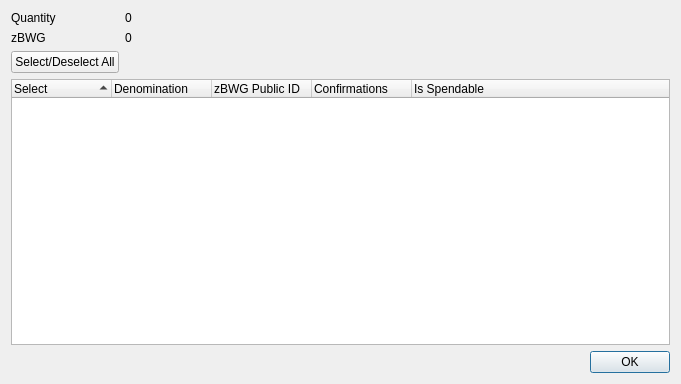
<?xml version="1.0" encoding="UTF-8"?>
<ui version="4.0">
 <class>ZBlockwageControlDialog</class>
 <widget class="QDialog" name="ZBlockwageControlDialog">
  <property name="geometry">
   <rect>
    <x>0</x>
    <y>0</y>
    <width>681</width>
    <height>384</height>
   </rect>
  </property>
  <property name="minimumSize">
   <size>
    <width>681</width>
    <height>384</height>
   </size>
  </property>
  <property name="windowTitle">
   <string>Select zBWG to Spend</string>
  </property>
  <layout class="QGridLayout" name="gridLayout">
   <item row="0" column="0">
    <layout class="QFormLayout" name="formLayout">
     <property name="sizeConstraint">
      <enum>QLayout::SetDefaultConstraint</enum>
     </property>
     <item row="0" column="0">
      <widget class="QLabel" name="labelQuantity">
       <property name="text">
        <string>Quantity</string>
       </property>
      </widget>
     </item>
     <item row="0" column="1">
      <widget class="QLabel" name="labelQuantity_int">
       <property name="text">
        <string>0</string>
       </property>
      </widget>
     </item>
     <item row="1" column="0">
      <widget class="QLabel" name="labelZBlockwage">
       <property name="text">
        <string>zBWG</string>
       </property>
      </widget>
     </item>
     <item row="1" column="1">
      <widget class="QLabel" name="labelZBlockwage_int">
       <property name="text">
        <string>0</string>
       </property>
      </widget>
     </item>
     <item row="2" column="0">
      <widget class="QPushButton" name="pushButtonAll">
       <property name="text">
        <string>Select/Deselect All</string>
       </property>
      </widget>
     </item>
    </layout>
   </item>
   <item row="1" column="0">
    <layout class="QVBoxLayout" name="verticalLayout">
     <item>
      <widget class="QTreeWidget" name="treeWidget">
       <property name="minimumSize">
        <size>
         <width>0</width>
         <height>250</height>
        </size>
       </property>
       <property name="alternatingRowColors">
        <bool>true</bool>
       </property>
       <property name="sortingEnabled">
        <bool>true</bool>
       </property>
       <property name="columnCount">
        <number>5</number>
       </property>
       <attribute name="headerDefaultSectionSize">
        <number>100</number>
       </attribute>
       <column>
        <property name="text">
         <string notr="true">Select</string>
        </property>
       </column>
       <column>
        <property name="text">
         <string notr="true">Denomination</string>
        </property>
       </column>
       <column>
        <property name="text">
         <string notr="true">zBWG Public ID</string>
        </property>
       </column>
       <column>
        <property name="text">
         <string notr="true">Confirmations</string>
        </property>
       </column>
       <column>
        <property name="text">
         <string>Is Spendable</string>
        </property>
       </column>
      </widget>
     </item>
     <item>
      <widget class="QDialogButtonBox" name="buttonBox">
       <property name="orientation">
        <enum>Qt::Horizontal</enum>
       </property>
       <property name="standardButtons">
        <set>QDialogButtonBox::Ok</set>
       </property>
      </widget>
     </item>
    </layout>
   </item>
  </layout>
 </widget>
 <resources/>
 <connections>
  <connection>
   <sender>buttonBox</sender>
   <signal>accepted()</signal>
   <receiver>ZBlockwageControlDialog</receiver>
   <slot>accept()</slot>
   <hints>
    <hint type="sourcelabel">
     <x>248</x>
     <y>254</y>
    </hint>
    <hint type="destinationlabel">
     <x>157</x>
     <y>274</y>
    </hint>
   </hints>
  </connection>
  <connection>
   <sender>buttonBox</sender>
   <signal>rejected()</signal>
   <receiver>ZBlockwageControlDialog</receiver>
   <slot>reject()</slot>
   <hints>
    <hint type="sourcelabel">
     <x>316</x>
     <y>260</y>
    </hint>
    <hint type="destinationlabel">
     <x>286</x>
     <y>274</y>
    </hint>
   </hints>
  </connection>
 </connections>
</ui>
